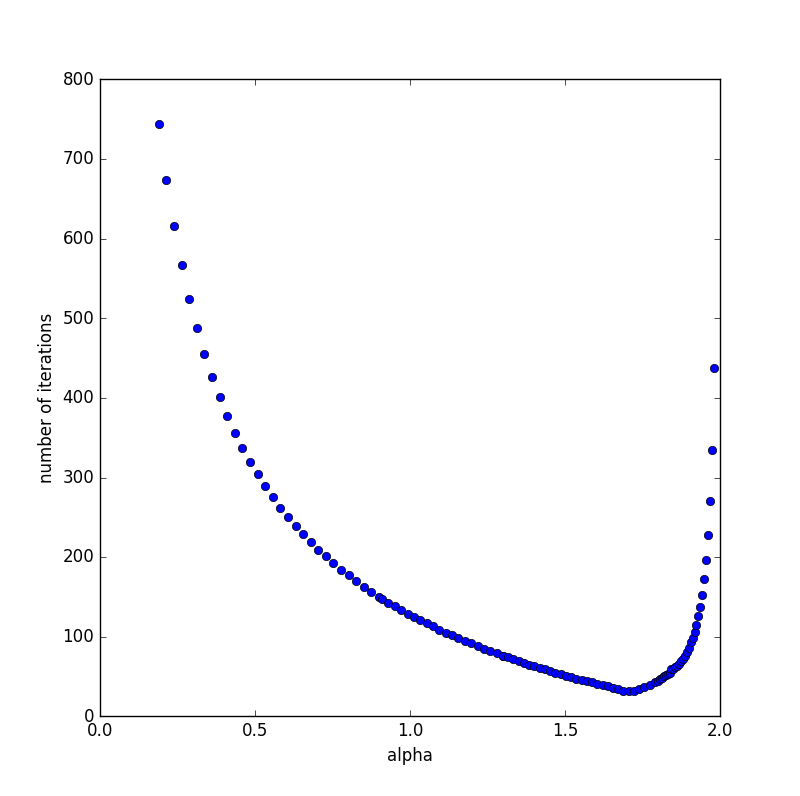

Source code (Python):
from numpy import *
import mpl_toolkits.mplot3d
import matplotlib.pyplot as plt
from matplotlib import cm
from matplotlib.ticker import LinearLocator, FormatStrFormatter
import time
'''
class Electric_Field
this class solves the potential euation of capacitor
where: 
              V1: potential of the left plate
              V2: potential of the right palte
              n: size of one side
'''
class ELECTRIC_FIELD(object):
    def __init__(self, V1=1, V2=-1, V_boundary=0, n=30):
        self.V1=float(V1)
        self.V2=float(V2)
        self.V_boundary=float(V_boundary)
        self.n=int(n)
        self.s1, self.s3=int(n/3), int(n/3)
        self.s2, self.s4=int(self.n-2-2*self.s1), int(self.n-2*self.s3)
        self.V=[]
        for j in range(self.n):
            self.V.append([0.0]*self.n)
        for j in [0,self.n-1]:
            self.V[j]=[self.V_boundary]*self.n
        for j in range(self.s3,self.s3+self.s4):
            self.V[j][self.s1]=self.V1
            self.V[j][self.s1+self.s2+1]=self.V2              
    def update_V_SOR(self,alpha):       # use SOR method solve the potential
        self.alpha=float(alpha)
        self.counter=0
        while True:
            self.delta_V=0.
            for j in range(1,self.n-1):
                for i in range(1,self.n-1):
                    if (j in range(self.s3,self.s3+self.s4)) and (i in [self.s1,self.s1+self.s2+1]):
                        continue
                    self.next_V=1./4.*(self.V[j-1][i]+self.V[j+1][i]+self.V[j][i-1]+self.V[j][i+1])
                    self.delta_V=self.delta_V+abs(self.alpha*(self.next_V-self.V[j][i]))
                    self.V[j][i]=self.alpha*(self.next_V-self.V[j][i])+self.V[j][i]
            self.counter=self.counter+1
            if (self.delta_V < abs(self.V2-self.V1)*(1.0E-5)*self.n*self.n and self.counter >= 10):
                break
        print 'SOR itertion alpha= ',self.alpha,'  ',self.counter,' times'
        return self.counter
    def Ele_field(self,x1,x2,y1,y2):    # calculate the Electirc field  
        self.dx=abs(x1-x2)/float(self.n-1)
        self.Ex=[]
        self.Ey=[]
        for j in range(self.n):
            self.Ex.append([0.0]*self.n)
            self.Ey.append([0.0]*self.n)
        for j in range(1,self.n-1,1):
            for i in range(1,self.n-1,1):
                self.Ex[j][i]=-(self.V[j][i+1]-self.V[j][i-1])/(2*self.dx)
                self.Ey[j][i]=-(self.V[j-1][i]-self.V[j+1][i])/(2*self.dx)
    def plot_3d(self,ax,x1,x2,y1,y2):   # give 3d plot the potential
        self.x=linspace(x1,x2,self.n)
        self.y=linspace(y2,y1,self.n)
        self.x,self.y=meshgrid(self.x,self.y)
        self.surf=ax.plot_surface(self.x,self.y,self.V, rstride=1, cstride=1, cmap=cm.coolwarm)
        ax.set_xlim(x1,x2)
        ax.set_ylim(y1,y2)
        ax.zaxis.set_major_locator(LinearLocator(10))
        ax.zaxis.set_major_formatter(FormatStrFormatter('%.01f'))
        ax.set_xlabel('x (m)',fontsize=14)
        ax.set_ylabel('y (m)',fontsize=14)
        ax.set_zlabel('Electric potential (V)',fontsize=14)
        ax.set_title('Potential near capacitor',fontsize=18)
    def plot_2d(self,ax1,ax2,x1,x2,y1,y2):    # give 2d plot of potential and electric field
        self.x=linspace(x1,x2,self.n)
        self.y=linspace(y2,y1,self.n)
        self.x,self.y=meshgrid(self.x,self.y)
        
        cs=ax1.contour(self.x,self.y,self.V)
        plt.clabel(cs, inline=1, fontsize=10)
        ax1.set_title('Equipotential lines',fontsize=18)
        ax1.set_xlabel('x (m)',fontsize=14)
        ax1.set_ylabel('y (m)',fontsize=14)
        
        for j in range(1,self.n-1,1):
            for i in range(1,self.n-1,1):
                ax2.arrow(self.x[j][i],self.y[j][i],self.Ex[j][i]/40,self.Ey[j][i]/40,fc='k', ec='k')             
        ax2.set_xlim(-1.,1.)
        ax2.set_ylim(-1.,1.)
        ax2.set_title('Electric field',fontsize=18)
        ax2.set_xlabel('x (m)',fontsize=14)
        ax2.set_ylabel('y (m)',fontsize=14)
    def export_data(self,x1,x2,y1,y2):
        self.mfile=open(r'd:\data.txt','w')
        self.x=linspace(x1,x2,self.n)
        self.y=linspace(y2,y1,self.n)
        self.x,self.y=meshgrid(self.x,self.y)
        for j in range(self.n):
            for i in range(self.n):
                print >> self.mfile, self.x[j][i],self.y[j][i],self.V[j][i]
        self.mfile.close()

# change alpha and determine the number of iterations        
iters=[]
alpha=[]
for j in linspace(0.19,0.9,30):
    cmp=ELECTRIC_FIELD()
    alpha.append(j)
    iters.append(cmp.update_V_SOR(j))
for j in linspace(0.91,1.3,20):
    cmp=ELECTRIC_FIELD()
    alpha.append(j)
    iters.append(cmp.update_V_SOR(j))
for j in linspace(1.3,1.79,30):
    cmp=ELECTRIC_FIELD()
    alpha.append(j)
    iters.append(cmp.update_V_SOR(j))
for j in linspace(1.8,1.98,30):
    cmp=ELECTRIC_FIELD()
    alpha.append(j)
    iters.append(cmp.update_V_SOR(j))
    
mfile=open(r'd:\data.txt','w')
for i in range(len(alpha)):
    print >> mfile,alpha[i],iters[i]
mfile.close()


fig=plt.figure(figsize=(8,8))
ax1=plt.subplot(111)
ax1.plot(alpha,iters,'ob')
ax1.set_xlabel('alpha')
ax1.set_ylabel('number of iterations')
plt.show(fig)
